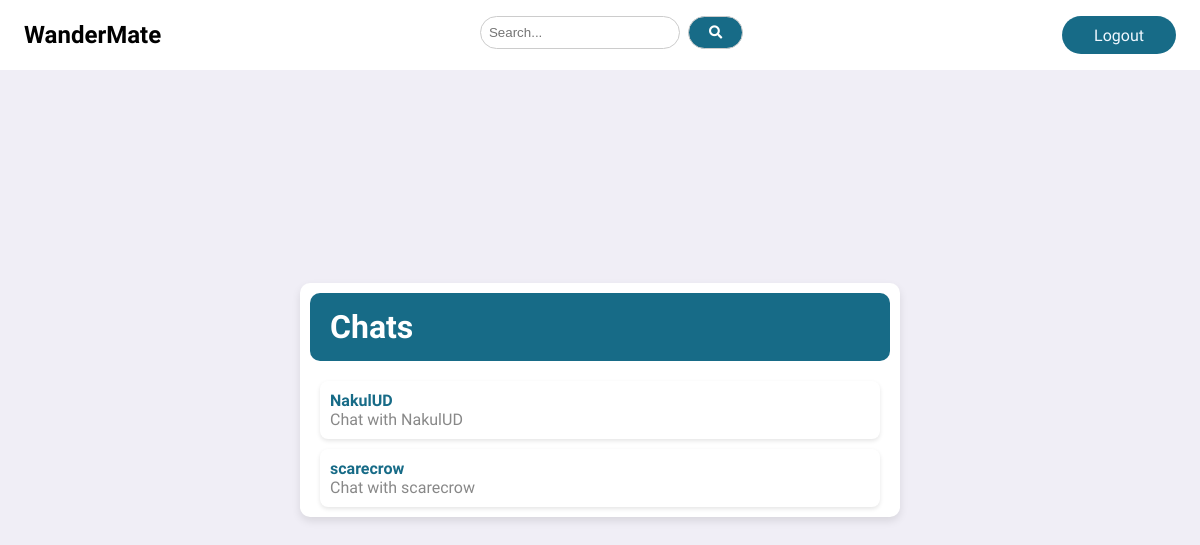
Page /chat/ (signed in) on the earlier database version.
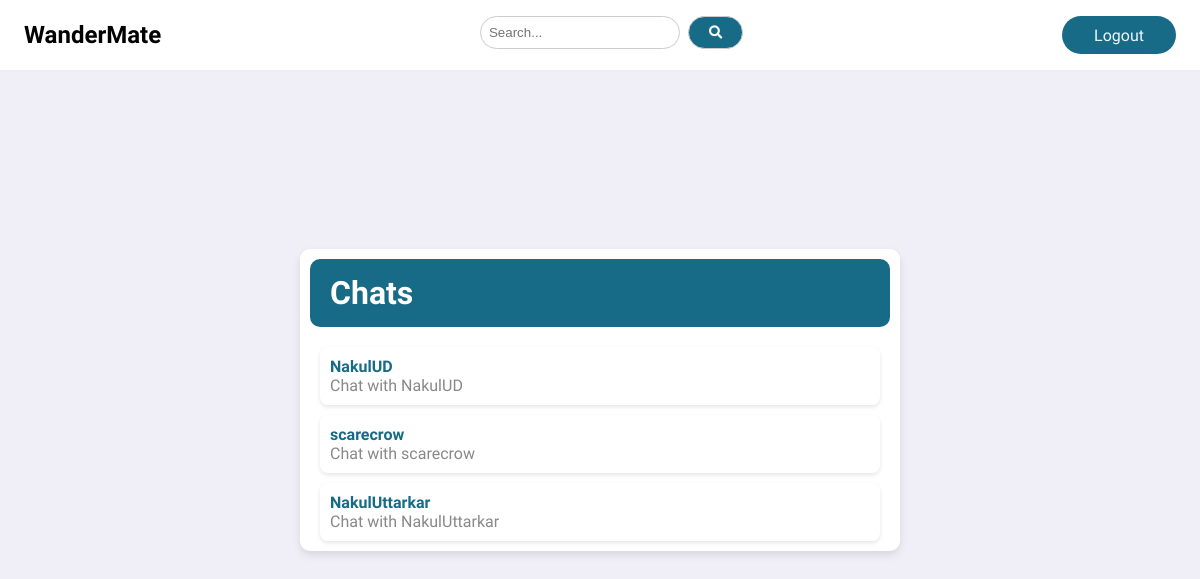
Same page on the later database version.
### core/models.py (models this page shows, shortened)
class FollowersCount(models.Model):
    follower = models.CharField(max_length = 100)
    user = models.CharField(max_length = 100)

### core/views.py (the view)
# urls.py: path('chat/', views.chat, name = "chat"),
@login_required(login_url='core:signinSignup')
def chat(request):
    user_name = request.user
    followers_list = FollowersCount.objects.filter(user = user_name)
    return render(request, 'chat.html', {'followers_list':followers_list})

### templates/chat.html (shortened to what this page needs)
{% extends 'base.html' %}
{% load static %}
{% block content%}
<div class="chat-body">
    <div class="chat-container">
        <div class="chat-header">
            <h1>Chats</h1>
        </div>
        <ul class="chat-list">
            {% for follower in followers_list %}
            <li class="chat-item" href = "#">
                <a href = "{% url 'core:user_chat_room' follower.follower user.username %}" style = "text-decoration:none">
                <div class="chat-info">
                    <div class="sender">{{follower.follower}}</div>
                    <div class="last-message">Chat with {{follower.follower}}</div>
                </div>
                </a>
            </li>
            {% endfor %}
        </ul>
    </div>
</div>
{% endblock %}

Differences in the rows shown:
added FollowersCount: follower "NakulUttarkar"
